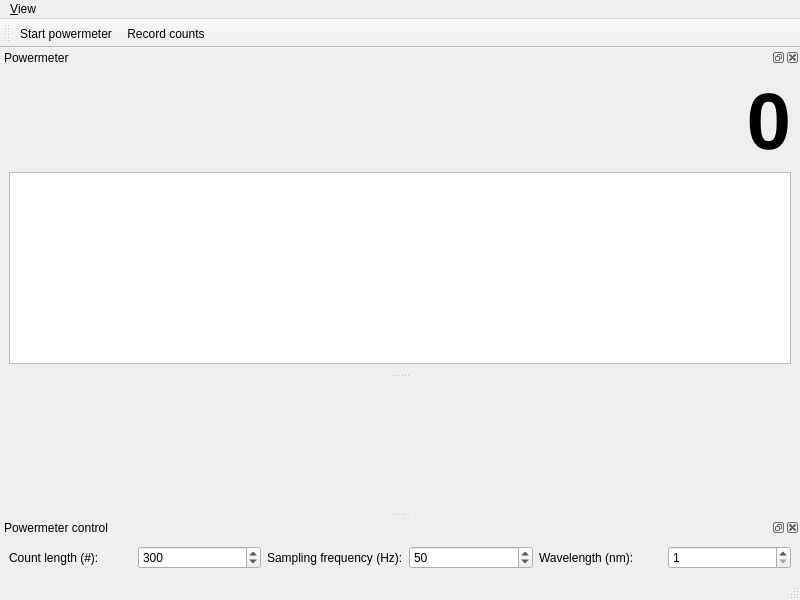
<?xml version="1.0" encoding="UTF-8"?>
<ui version="4.0">
 <class>MainWindow</class>
 <widget class="QMainWindow" name="MainWindow">
  <property name="geometry">
   <rect>
    <x>0</x>
    <y>0</y>
    <width>800</width>
    <height>600</height>
   </rect>
  </property>
  <property name="windowTitle">
   <string>qudi: Slow Counter</string>
  </property>
  <widget class="QWidget" name="centralwidget"/>
  <widget class="QMenuBar" name="menubar">
   <property name="geometry">
    <rect>
     <x>0</x>
     <y>0</y>
     <width>800</width>
     <height>19</height>
    </rect>
   </property>
   <widget class="QMenu" name="menuView">
    <property name="title">
     <string>&amp;View</string>
    </property>
    <widget class="QMenu" name="menuToolbars">
     <property name="title">
      <string>&amp;Toolbars</string>
     </property>
     <addaction name="counting_controls_view_Action"/>
    </widget>
    <addaction name="slow_counter_view_Action"/>
    <addaction name="slow_counter_parameters_view_Action"/>
    <addaction name="separator"/>
    <addaction name="menuToolbars"/>
    <addaction name="separator"/>
    <addaction name="restore_default_view_Action"/>
    <addaction name="actionClose"/>
   </widget>
   <addaction name="menuView"/>
  </widget>
  <widget class="QStatusBar" name="statusbar"/>
  <widget class="QDockWidget" name="power_trace_DockWidget">
   <property name="sizePolicy">
    <sizepolicy hsizetype="Preferred" vsizetype="Preferred">
     <horstretch>1</horstretch>
     <verstretch>0</verstretch>
    </sizepolicy>
   </property>
   <property name="windowTitle">
    <string>Powermeter</string>
   </property>
   <attribute name="dockWidgetArea">
    <number>4</number>
   </attribute>
   <widget class="QWidget" name="dockWidgetContents">
    <layout class="QVBoxLayout" name="verticalLayout">
     <item>
      <widget class="QLabel" name="power_value_Label">
       <property name="font">
        <font>
         <pointsize>60</pointsize>
         <weight>75</weight>
         <bold>true</bold>
        </font>
       </property>
       <property name="text">
        <string>0</string>
       </property>
       <property name="alignment">
        <set>Qt::AlignRight|Qt::AlignTrailing|Qt::AlignVCenter</set>
       </property>
      </widget>
     </item>
     <item>
      <widget class="PlotWidget" name="power_trace_PlotWidget"/>
     </item>
    </layout>
   </widget>
  </widget>
  <widget class="QDockWidget" name="powermeter_parameters_DockWidget">
   <property name="maximumSize">
    <size>
     <width>524287</width>
     <height>100</height>
    </size>
   </property>
   <property name="windowTitle">
    <string>Powermeter control</string>
   </property>
   <attribute name="dockWidgetArea">
    <number>8</number>
   </attribute>
   <widget class="QWidget" name="dockWidgetContents_2">
    <layout class="QHBoxLayout" name="horizontalLayout">
     <item>
      <widget class="QLabel" name="label">
       <property name="text">
        <string>Count length (#):</string>
       </property>
      </widget>
     </item>
     <item>
      <widget class="QSpinBox" name="count_length_SpinBox">
       <property name="minimum">
        <number>1</number>
       </property>
       <property name="maximum">
        <number>1000000</number>
       </property>
       <property name="singleStep">
        <number>10</number>
       </property>
       <property name="value">
        <number>300</number>
       </property>
      </widget>
     </item>
     <item>
      <widget class="QLabel" name="label_2">
       <property name="text">
        <string>Sampling frequency (Hz):</string>
       </property>
      </widget>
     </item>
     <item>
      <widget class="QSpinBox" name="sampling_freq_SpinBox">
       <property name="minimum">
        <number>1</number>
       </property>
       <property name="maximum">
        <number>1000000</number>
       </property>
       <property name="singleStep">
        <number>10</number>
       </property>
       <property name="value">
        <number>50</number>
       </property>
      </widget>
     </item>
     <item>
      <widget class="QLabel" name="label_3">
       <property name="toolTip">
        <string>If bigger than 1, the number of samples is averaged over the given number and then displayed. 
Use for extremely fast counting, since all the raw data is saved. 
Timestamps in oversampling interval are all equal to the averaging time.</string>
       </property>
       <property name="text">
        <string>Wavelength (nm):</string>
       </property>
      </widget>
     </item>
     <item>
      <widget class="QSpinBox" name="wavelength_SpinBox">
       <property name="toolTip">
        <string>If bigger than 1, the number of samples is averaged over the given number and then displayed. 
Use for extremely fast counting, since all the raw data is saved. 
Timestamps in oversampling interval are all equal to the averaging time.</string>
       </property>
       <property name="minimum">
        <number>1</number>
       </property>
       <property name="maximum">
        <number>10000</number>
       </property>
       <property name="value">
        <number>1</number>
       </property>
      </widget>
     </item>
    </layout>
   </widget>
  </widget>
  <widget class="QToolBar" name="counting_control_ToolBar">
   <property name="windowTitle">
    <string>Counting Controls</string>
   </property>
   <property name="toolButtonStyle">
    <enum>Qt::ToolButtonTextUnderIcon</enum>
   </property>
   <attribute name="toolBarArea">
    <enum>TopToolBarArea</enum>
   </attribute>
   <attribute name="toolBarBreak">
    <bool>false</bool>
   </attribute>
   <addaction name="start_power_Action"/>
   <addaction name="record_counts_Action"/>
  </widget>
  <action name="start_power_Action">
   <property name="checkable">
    <bool>true</bool>
   </property>
   <property name="icon">
    <iconset>
     <normaloff>../../artwork/icons/qudiTheme/22x22/start-counter.png</normaloff>../../artwork/icons/qudiTheme/22x22/start-counter.png</iconset>
   </property>
   <property name="text">
    <string>Start powermeter</string>
   </property>
   <property name="toolTip">
    <string>Start the powermeter</string>
   </property>
  </action>
  <action name="record_counts_Action">
   <property name="checkable">
    <bool>true</bool>
   </property>
   <property name="icon">
    <iconset>
     <normaloff>../../artwork/icons/qudiTheme/22x22/record-counter.png</normaloff>../../artwork/icons/qudiTheme/22x22/record-counter.png</iconset>
   </property>
   <property name="text">
    <string>Record counts</string>
   </property>
   <property name="toolTip">
    <string>Save count trace to file</string>
   </property>
  </action>
  <action name="slow_counter_view_Action">
   <property name="checkable">
    <bool>true</bool>
   </property>
   <property name="text">
    <string>&amp;Slow counter</string>
   </property>
   <property name="toolTip">
    <string>Show the Slow counter</string>
   </property>
  </action>
  <action name="slow_counter_parameters_view_Action">
   <property name="checkable">
    <bool>true</bool>
   </property>
   <property name="text">
    <string>Slow &amp;counter parameters</string>
   </property>
   <property name="toolTip">
    <string>Show Slow counter parameters</string>
   </property>
  </action>
  <action name="restore_default_view_Action">
   <property name="text">
    <string>&amp;Restore default</string>
   </property>
  </action>
  <action name="counting_controls_view_Action">
   <property name="checkable">
    <bool>true</bool>
   </property>
   <property name="text">
    <string>&amp;Counting controls</string>
   </property>
  </action>
  <action name="actionClose">
   <property name="icon">
    <iconset>
     <normaloff>../../artwork/icons/oxygen/22x22/application-exit.png</normaloff>../../artwork/icons/oxygen/22x22/application-exit.png</iconset>
   </property>
   <property name="text">
    <string>Close</string>
   </property>
  </action>
 </widget>
 <customwidgets>
  <customwidget>
   <class>PlotWidget</class>
   <extends>QGraphicsView</extends>
   <header>pyqtgraph</header>
  </customwidget>
 </customwidgets>
 <resources/>
 <connections>
  <connection>
   <sender>slow_counter_view_Action</sender>
   <signal>triggered(bool)</signal>
   <receiver>power_trace_DockWidget</receiver>
   <slot>setVisible(bool)</slot>
   <hints>
    <hint type="sourcelabel">
     <x>-1</x>
     <y>-1</y>
    </hint>
    <hint type="destinationlabel">
     <x>399</x>
     <y>136</y>
    </hint>
   </hints>
  </connection>
  <connection>
   <sender>power_trace_DockWidget</sender>
   <signal>visibilityChanged(bool)</signal>
   <receiver>slow_counter_view_Action</receiver>
   <slot>setChecked(bool)</slot>
   <hints>
    <hint type="sourcelabel">
     <x>399</x>
     <y>136</y>
    </hint>
    <hint type="destinationlabel">
     <x>-1</x>
     <y>-1</y>
    </hint>
   </hints>
  </connection>
  <connection>
   <sender>slow_counter_parameters_view_Action</sender>
   <signal>triggered(bool)</signal>
   <receiver>powermeter_parameters_DockWidget</receiver>
   <slot>setVisible(bool)</slot>
   <hints>
    <hint type="sourcelabel">
     <x>-1</x>
     <y>-1</y>
    </hint>
    <hint type="destinationlabel">
     <x>399</x>
     <y>551</y>
    </hint>
   </hints>
  </connection>
  <connection>
   <sender>powermeter_parameters_DockWidget</sender>
   <signal>visibilityChanged(bool)</signal>
   <receiver>slow_counter_parameters_view_Action</receiver>
   <slot>setChecked(bool)</slot>
   <hints>
    <hint type="sourcelabel">
     <x>399</x>
     <y>551</y>
    </hint>
    <hint type="destinationlabel">
     <x>-1</x>
     <y>-1</y>
    </hint>
   </hints>
  </connection>
  <connection>
   <sender>counting_controls_view_Action</sender>
   <signal>triggered(bool)</signal>
   <receiver>counting_control_ToolBar</receiver>
   <slot>setVisible(bool)</slot>
   <hints>
    <hint type="sourcelabel">
     <x>-1</x>
     <y>-1</y>
    </hint>
    <hint type="destinationlabel">
     <x>399</x>
     <y>41</y>
    </hint>
   </hints>
  </connection>
  <connection>
   <sender>counting_control_ToolBar</sender>
   <signal>visibilityChanged(bool)</signal>
   <receiver>counting_controls_view_Action</receiver>
   <slot>setChecked(bool)</slot>
   <hints>
    <hint type="sourcelabel">
     <x>399</x>
     <y>41</y>
    </hint>
    <hint type="destinationlabel">
     <x>-1</x>
     <y>-1</y>
    </hint>
   </hints>
  </connection>
  <connection>
   <sender>actionClose</sender>
   <signal>triggered()</signal>
   <receiver>MainWindow</receiver>
   <slot>close()</slot>
   <hints>
    <hint type="sourcelabel">
     <x>-1</x>
     <y>-1</y>
    </hint>
    <hint type="destinationlabel">
     <x>399</x>
     <y>299</y>
    </hint>
   </hints>
  </connection>
 </connections>
</ui>
